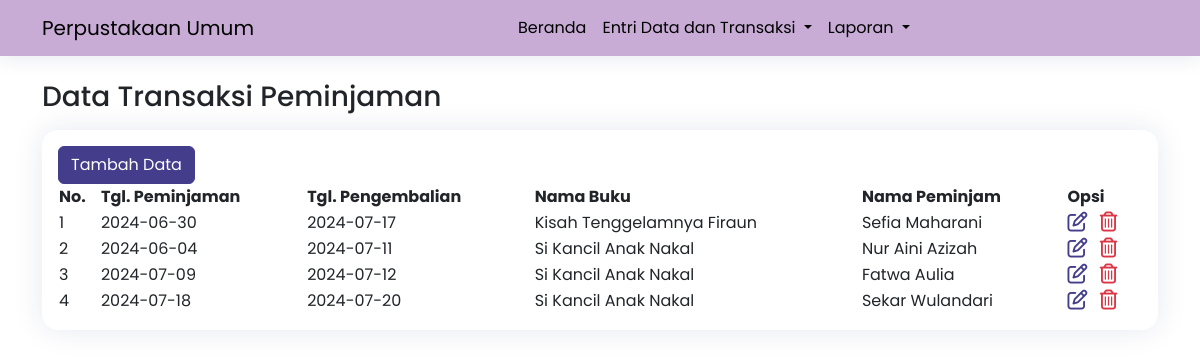
/view/transaksi_peminjaman/data.php, run on the app's committed database.
### tables this page shows
CREATE TABLE `transaksi_peminjaman` (
  `id` int NOT NULL,
  `tgl_peminjaman` date NOT NULL,
  `tgl_pengembalian` date DEFAULT NULL,
  `nama_buku` varchar(100) NOT NULL,
  `nama_peminjam` varchar(100) NOT NULL
);

### view/transaksi_peminjaman/data.php (the view, shortened to what this page needs)
<!DOCTYPE html>
<html lang="en">
<head>
    <link href="https://cdn.jsdelivr.net/npm/bootstrap@5.3.3/dist/css/bootstrap.min.css" rel="stylesheet">
    <link rel="stylesheet" href="https://cdn.datatables.net/2.0.8/css/dataTables.dataTables.css">
    <link rel="stylesheet" href="https://cdnjs.cloudflare.com/ajax/libs/font-awesome/6.5.2/css/all.min.css">
    <link rel="stylesheet" href="../../assets/css/main.css">
</head>
<body>
    <?php require_once '../component/navbar.php'; ?>
    <section class="container mt-4">
        <div class="row mb-2">
            <div class="col-12">
                <h3>Data Transaksi Peminjaman</h3>
            </div>
        </div>
        <div class="row">
            <div class="col-12">
                <div class="card">
                    <div class="card-body">
                        <div class="row">
                            <div class="col-12">
                                <button type="button" class="btn btn-primary" data-bs-toggle="modal" data-bs-target="#tambahData">
                                    Tambah Data
                                </button>
                            </div>
                        </div>
                        <table id="example" class="display nowrap" style="width:100%">
                            <thead>
                                <tr>
                                    <th>No.</th>
                                    <th>Tgl. Peminjaman</th>
                                    <th>Tgl. Pengembalian</th>
                                    <th>Nama Buku</th>
                                    <th>Nama Peminjam</th>
                                    <th>Opsi</th>
                                </tr>
                            </thead>
                            <tbody>
                                <?php
                                require_once '../../db/koneksi.php';
                                $query = 'SELECT * FROM transaksi_peminjaman';
                                $data_transaksi_peminjaman = mysqli_query($koneksi, $query);
                                foreach ($data_transaksi_peminjaman as $key => $transaksi_peminjaman) :
                                ?>
                                <tr>
                                    <td><?= $key+1 ?></td>
                                    <td><?= $transaksi_peminjaman['tgl_peminjaman'] ?></td>
                                    <td><?= $transaksi_peminjaman['tgl_pengembalian'] ?></td>
                                    <td><?= $transaksi_peminjaman['nama_buku'] ?></td>
                                    <td><?= $transaksi_peminjaman['nama_peminjam'] ?></td>
                                    <td>
                                        <a href="#" class="me-2" title="edit" data-bs-toggle="modal" data-bs-target="#editData<?= $transaksi_peminjaman['id'] ?>">
                                            <i class="fa-regular fa-pen-to-square fa-lg"></i>
                                        </a>
                                        <a href="#" data-bs-toggle="modal" title="delete" data-bs-toggle="modal" data-bs-target="#hapusData<?= $transaksi_peminjaman['id'] ?>">
                                            <i class="fa-regular fa-trash-can fa-lg text-danger"></i>
                                        </a>
                                    </td>
                                </tr>
                                <?php endforeach; ?>
                            </tbody>
                        </table>
                    </div>
                </div>
            </div>
        </div>
    </section>
</body>
</html>

### view/component/navbar.php (shortened to what this page needs)
<?php $base_url = 'http://localhost/vsga/day_3/'; ?>
<nav class="navbar navbar-expand-lg" style="background-color: #C8ACD6;">
    <div class="container">
        <a class="navbar-brand" href="<?= $base_url ?>">Perpustakaan Umum</a>
        <div class="collapse navbar-collapse" id="navbarNavDropdown">
            <ul class="navbar-nav mx-auto">
                <li class="nav-item">
                    <a class="nav-link" href="<?= $base_url ?>">Beranda</a>
                </li>
                <li class="nav-item dropdown">
                    <a class="nav-link dropdown-toggle" href="#" role="button" data-bs-toggle="dropdown" aria-expanded="false">
                        Entri Data dan Transaksi
                    </a>
                </li>
                <li class="nav-item dropdown">
                    <a class="nav-link dropdown-toggle" href="#" role="button" data-bs-toggle="dropdown" aria-expanded="false">
                        Laporan
                    </a>
                </li>
            </ul>
        </div>
    </div>
</nav>

### assets/css/main.css (style rules this page uses)
:root { --dark-color: #202124; --main-color: #433D8B; --main-color-hover: #292275; --border-radius: 16px; --box-shadow-form-input: 0 0 0 .25rem rgb(13, 110, 253, .5); }
body { margin: 0; width: 100%; }
body, h1, h2, h3, h4, h5, h6, p, span, a, div, button, label { font-family: 'Poppins', sans-serif!important; }
a, a:hover { color: var(--main-color); text-decoration: none!important; }
table th, table td { text-align: left!important; }
.navbar { box-shadow: 0px 2px 20px rgba(1, 41, 112, 0.1)!important; }
.nav-link { color: #000000!important }
.card, .accordion-item, .dropdown-menu { box-shadow: 0px 0 30px rgba(1, 41, 112, 0.1); border: none; }
.card { margin-bottom: 25px; border-radius: var(--border-radius); }
.btn-primary, .btn-primary:active, .btn-primary:visited, .btn-primary:focus, .form-check-input:checked { background-color: var(--main-color)!important; border-color: var(--main-color)!important; transition: .3s; color: white; }

### data on the page
transaksi_peminjaman: tgl_peminjaman "2024-06-30", tgl_pengembalian "2024-07-17", nama_buku "Kisah Tenggelamnya Firaun", nama_peminjam "Sefia Maharani"
transaksi_peminjaman: tgl_peminjaman "2024-06-04", tgl_pengembalian "2024-07-11", nama_buku "Si Kancil Anak Nakal", nama_peminjam "Nur Aini Azizah"
transaksi_peminjaman: tgl_peminjaman "2024-07-09", tgl_pengembalian "2024-07-12", nama_buku "Si Kancil Anak Nakal", nama_peminjam "Fatwa Aulia"
transaksi_peminjaman: tgl_peminjaman "2024-07-18", tgl_pengembalian "2024-07-20", nama_buku "Si Kancil Anak Nakal", nama_peminjam "Sekar Wulandari"
